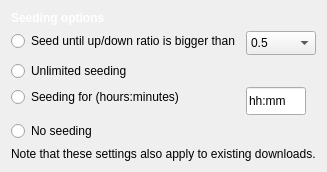
                <widget class="QWidget" name="settings_seeding_tab">
                 <layout class="QFormLayout" name="formLayout">
                  <property name="fieldGrowthPolicy">
                   <enum>QFormLayout::ExpandingFieldsGrow</enum>
                  </property>
                  <property name="labelAlignment">
                   <set>Qt::AlignLeading|Qt::AlignLeft|Qt::AlignTop</set>
                  </property>
                  <property name="formAlignment">
                   <set>Qt::AlignLeading|Qt::AlignLeft|Qt::AlignTop</set>
                  </property>
                  <item row="0" column="0">
                   <widget class="QLabel" name="tribler_profile_header_label">
                    <property name="styleSheet">
                     <string notr="true">font-weight: bold;
color: white;</string>
                    </property>
                    <property name="text">
                     <string>Seeding options</string>
                    </property>
                   </widget>
                  </item>
                  <item row="4" column="1">
                   <widget class="QLineEdit" name="seeding_time_input">
                    <property name="sizePolicy">
                     <sizepolicy hsizetype="Fixed" vsizetype="Fixed">
                      <horstretch>0</horstretch>
                      <verstretch>0</verstretch>
                     </sizepolicy>
                    </property>
                    <property name="minimumSize">
                     <size>
                      <width>60</width>
                      <height>28</height>
                     </size>
                    </property>
                    <property name="maximumSize">
                     <size>
                      <width>60</width>
                      <height>28</height>
                     </size>
                    </property>
                    <property name="styleSheet">
                     <string notr="true"/>
                    </property>
                    <property name="text">
                     <string>hh:mm</string>
                    </property>
                   </widget>
                  </item>
                  <item row="2" column="1">
                   <widget class="QComboBox" name="seeding_ratio_combobox">
                    <property name="sizePolicy">
                     <sizepolicy hsizetype="Fixed" vsizetype="Fixed">
                      <horstretch>0</horstretch>
                      <verstretch>0</verstretch>
                     </sizepolicy>
                    </property>
                    <property name="minimumSize">
                     <size>
                      <width>70</width>
                      <height>24</height>
                     </size>
                    </property>
                    <property name="maximumSize">
                     <size>
                      <width>70</width>
                      <height>24</height>
                     </size>
                    </property>
                    <item>
                     <property name="text">
                      <string>0.5</string>
                     </property>
                    </item>
                    <item>
                     <property name="text">
                      <string>0.75</string>
                     </property>
                    </item>
                    <item>
                     <property name="text">
                      <string>1.0</string>
                     </property>
                    </item>
                    <item>
                     <property name="text">
                      <string>1.5</string>
                     </property>
                    </item>
                    <item>
                     <property name="text">
                      <string>2.0</string>
                     </property>
                    </item>
                    <item>
                     <property name="text">
                      <string>3.0</string>
                     </property>
                    </item>
                    <item>
                     <property name="text">
                      <string>5.0</string>
                     </property>
                    </item>
                   </widget>
                  </item>
                  <item row="5" column="0">
                   <widget class="QRadioButton" name="seeding_never_radio">
                    <property name="styleSheet">
                     <string notr="true"/>
                    </property>
                    <property name="text">
                     <string>No seeding</string>
                    </property>
                   </widget>
                  </item>
                  <item row="4" column="0">
                   <widget class="QRadioButton" name="seeding_time_radio">
                    <property name="styleSheet">
                     <string notr="true"/>
                    </property>
                    <property name="text">
                     <string>Seeding for (hours:minutes)</string>
                    </property>
                   </widget>
                  </item>
                  <item row="3" column="0">
                   <widget class="QRadioButton" name="seeding_forever_radio">
                    <property name="styleSheet">
                     <string notr="true"/>
                    </property>
                    <property name="text">
                     <string>Unlimited seeding</string>
                    </property>
                   </widget>
                  </item>
                  <item row="2" column="0">
                   <widget class="QRadioButton" name="seeding_ratio_radio">
                    <property name="styleSheet">
                     <string notr="true"/>
                    </property>
                    <property name="text">
                     <string>Seed until up/down ratio is bigger than</string>
                    </property>
                   </widget>
                  </item>
                  <item row="6" column="0" colspan="2">
                   <widget class="QLabel" name="label_45">
                    <property name="text">
                     <string>Note that these settings also apply to existing downloads.</string>
                    </property>
                   </widget>
                  </item>
                 </layout>
                </widget>
